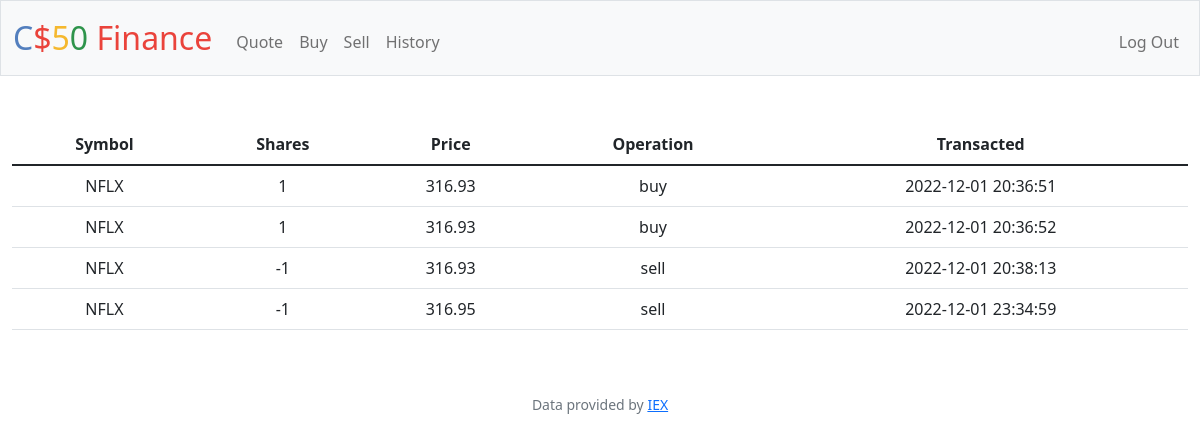
Screenshot of /history (signed in) with the database file from the repository.
### tables this page shows
CREATE TABLE transactions (
    id INTEGER PRIMARY KEY AUTOINCREMENT NOT NULL,
    time TEXT NOT NULL,
    shares NUMERIC NOT NULL,
    price NUMERIC NOT NULL,
    user_id INTEGER NOT NULL,
    symbol_id INTEGER NOT NULL,
    operation_id INTEGER NOT NULL,
    FOREIGN KEY(user_id) REFERENCES users(id),
    FOREIGN KEY(symbol_id) REFERENCES symbols(id)
    FOREIGN KEY(operation_id) REFERENCES operations(id)
);

CREATE TABLE symbols (
    id INTEGER PRIMARY KEY AUTOINCREMENT NOT NULL,
    symbol TEXT NOT NULL,
    name TEXT NOT NULL
);

CREATE TABLE operations (
    id INTEGER PRIMARY KEY AUTOINCREMENT NOT NULL,
    operation TEXT NOT NULL
);

### app.py (the view)
@app.route("/history")
@login_required
def history():
    user_id = session["user_id"]
    history = db.execute("""
        SELECT symbols.symbol, transactions.shares, transactions.price, transactions.time, operations.operation
        FROM transactions
        JOIN symbols
        ON transactions.symbol_id = symbols.id
        JOIN operations
        ON transactions.operation_id = operations.id
        AND transactions.user_id = ?
    """, user_id)
    return render_template("history.html", history=history)

### app.py (called while the page is built)
@app.after_request
def after_request(response):
    response.headers["Cache-Control"] = "no-cache, no-store, must-revalidate"
    response.headers["Expires"] = 0
    response.headers["Pragma"] = "no-cache"
    return response

### helpers.py (called while the page is built)
def login_required(f):
    @wraps(f)
    def decorated_function(*args, **kwargs):
        if session.get("user_id") is None:
            return redirect("/login")
        return f(*args, **kwargs)
    return decorated_function

### templates/history.html (shortened to what this page needs)
{% extends "layout.html" %}
{% block main %}
<table class="table">
  <thead>
    <tr>
      <th scope="col">Symbol</th>
      <th scope="col">Shares</th>
      <th scope="col">Price</th>
      <th scope="col">Operation</th>
      <th scope="col">Transacted</th>
    </tr>
  </thead>
  <tbody>
      {% for i in history %}
        <tr>
            <td>{{ i.symbol }}</td>
            {% if i.operation == "sell" %}
            <td>-{{ i.shares }}</td>
            {% else %}
            <td>{{ i.shares }}</td>
            {% endif %}
            <td>{{ i.price }}</td>
            <td>{{ i.operation }}</td>
            <td>{{ i.time }}</td>
        </tr>
      {% endfor %}
  </tbody>
</table>
{% endblock %}

### templates/layout.html (shortened to what this page needs)
<!DOCTYPE html>
<html lang="en">
    <head>
        <link href="https://cdn.jsdelivr.net/npm/bootstrap@5.1.3/dist/css/bootstrap.min.css" rel="stylesheet">
        <link href="/static/styles.css" rel="stylesheet">
    </head>
    <body>
        <nav class="bg-light border navbar navbar-expand-md navbar-light">
            <div class="container-fluid">
                <a class="navbar-brand" href="/"><span class="blue">C</span><span class="red">$</span><span class="yellow">5</span><span class="green">0</span> <span class="red">Finance</span></a>
                <div class="collapse navbar-collapse" id="navbar">
                    {% if session["user_id"] %}
                        <ul class="navbar-nav me-auto mt-2">
                            <li class="nav-item"><a class="nav-link" href="/quote">Quote</a></li>
                            <li class="nav-item"><a class="nav-link" href="/buy">Buy</a></li>
                            <li class="nav-item"><a class="nav-link" href="/sell">Sell</a></li>
                            <li class="nav-item"><a class="nav-link" href="/history">History</a></li>
                        </ul>
                        <ul class="navbar-nav ms-auto mt-2">
                            <li class="nav-item"><a class="nav-link" href="/logout">Log Out</a></li>
                        </ul>
                    {% else %}
                        <ul class="navbar-nav ms-auto mt-2">
                            <li class="nav-item"><a class="nav-link" href="/register">Register</a></li>
                            <li class="nav-item"><a class="nav-link" href="/login">Log In</a></li>
                        </ul>
                    {% endif %}
                </div>
            </div>
        </nav>
        <main class="container-fluid py-5 text-center">
            {% block main %}{% endblock %}
        </main>
        <footer class="mb-5 small text-center text-muted">
            Data provided by <a href="https://iexcloud.io/">IEX</a>
        </footer>
    </body>
</html>

### static/styles.css (style rules this page uses)
nav .navbar-brand { font-size: xx-large; }
nav .navbar-brand .blue { color: #537fbe; }
nav .navbar-brand .red { color: #ea433b; }
nav .navbar-brand .yellow { color: #f5b82e; }
nav .navbar-brand .green { color: #2e944b; }

### rows the page displays
transactions: symbol "NFLX", shares "1", price "316.93", operation "buy", time "2022-12-01 20:36:51"
transactions: symbol "NFLX", shares "1", price "316.93", operation "buy", time "2022-12-01 20:36:52"
transactions: symbol "NFLX", shares "1", price "316.93", operation "sell", time "2022-12-01 20:38:13"
transactions: symbol "NFLX", shares "1", price "316.95", operation "sell", time "2022-12-01 23:34:59"
